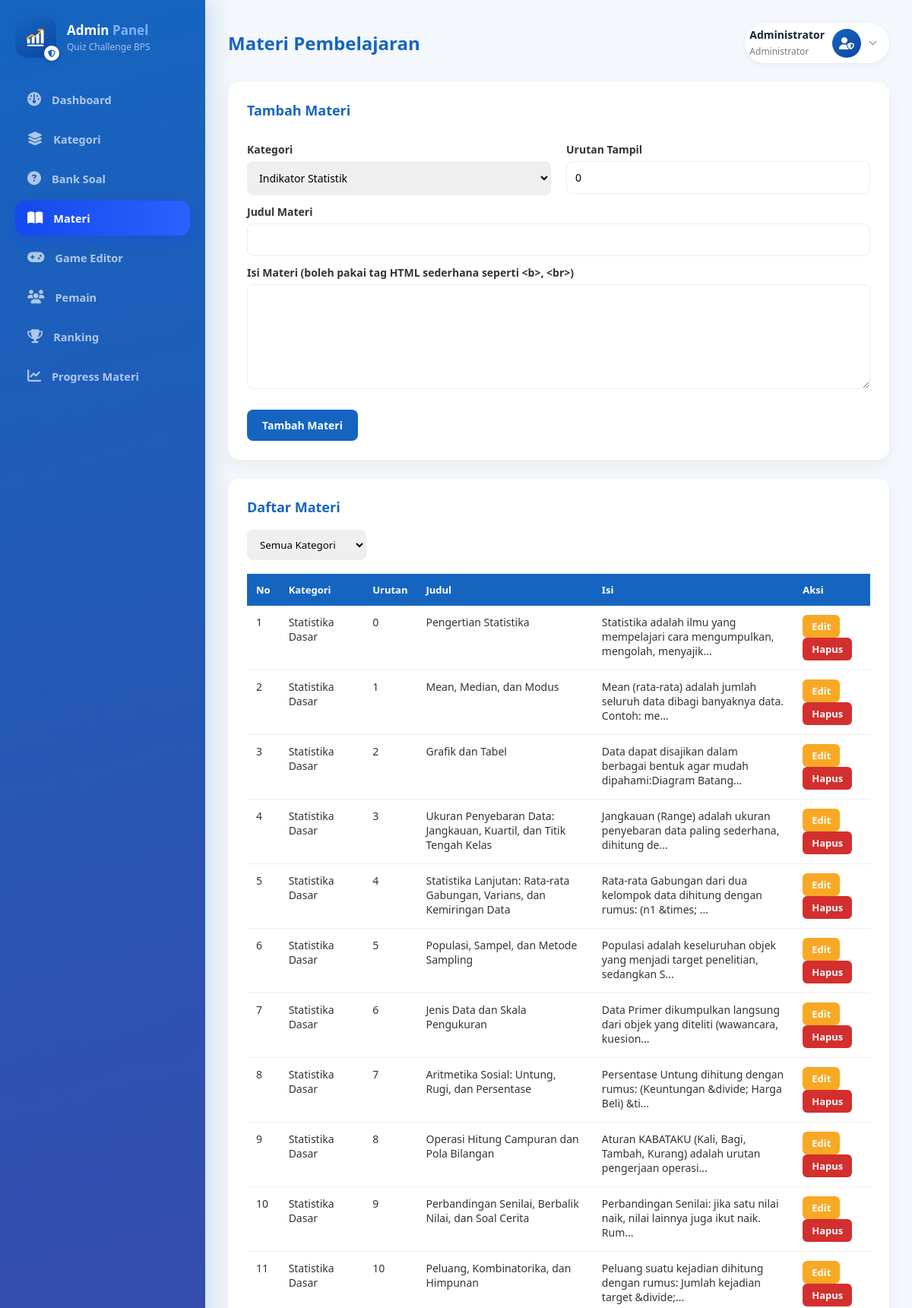
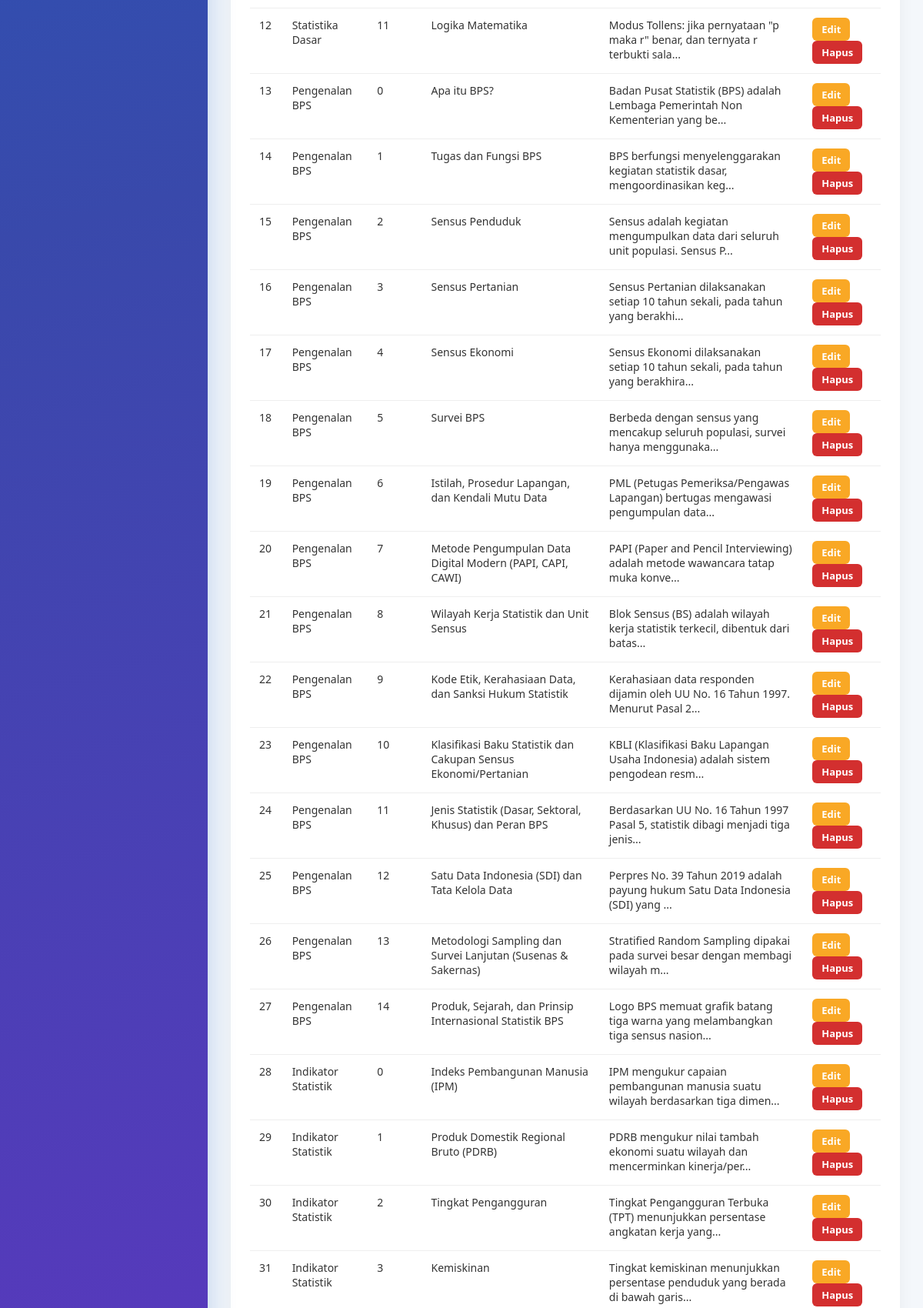
/admin/materi.php (signed in, upper part), run on the app's committed database (2 pictures, top to bottom).
### tables this page shows
CREATE TABLE `kategori` (
  `id` int NOT NULL,
  `nama` varchar(100) NOT NULL,
  `icon` varchar(100) DEFAULT NULL,
  `deskripsi` text
);

CREATE TABLE `materi` (
  `id` int NOT NULL,
  `kategori_id` int NOT NULL,
  `judul` varchar(150) NOT NULL,
  `isi` text NOT NULL,
  `durasi_menit` int NOT NULL DEFAULT '10',
  `xp` int NOT NULL DEFAULT '20',
  `urutan` int DEFAULT '0'
);

### admin/auth.php (called while the page is built, shortened)
<?php
require_once __DIR__ . "/../koneksi.php";
$admin_id = (int) $_SESSION['admin_id'];
$stmt = mysqli_prepare($conn, "SELECT * FROM admin WHERE id=?");
mysqli_stmt_bind_param($stmt, "i", $admin_id);
mysqli_stmt_execute($stmt);
$admin = mysqli_fetch_assoc(mysqli_stmt_get_result($stmt));
function e($str) {
    return htmlspecialchars((string) $str, ENT_QUOTES, 'UTF-8');
}

### admin/materi.php (the view, shortened to what this page needs)
<?php
require __DIR__ . "/auth.php";
$daftarKategoriDropdown = mysqli_query($conn, "SELECT id, nama FROM kategori ORDER BY nama");
$kategoriOptions = [];
while ($k = mysqli_fetch_assoc($daftarKategoriDropdown)) {
    $kategoriOptions[] = $k;
}
$editData = [
    'id' => 0, 'kategori_id' => $kategoriOptions[0]['id'] ?? 0,
    'judul' => '', 'isi' => '', 'urutan' => 0,
];
$filterKategori = isset($_GET['kategori']) ? (int) $_GET['kategori'] : 0;
if ($filterKategori > 0) {
    $stmt = mysqli_prepare($conn, "
        SELECT m.*, k.nama AS nama_kategori
        FROM materi m
        JOIN kategori k ON k.id = m.kategori_id
        WHERE m.kategori_id = ?
        ORDER BY m.urutan, m.id
    ");
    mysqli_stmt_bind_param($stmt, "i", $filterKategori);
    mysqli_stmt_execute($stmt);
    $daftarMateri = mysqli_stmt_get_result($stmt);
} else {
    $daftarMateri = mysqli_query($conn, "
        SELECT m.*, k.nama AS nama_kategori
        FROM materi m
        JOIN kategori k ON k.id = m.kategori_id
        ORDER BY m.kategori_id, m.urutan, m.id
    ");
}
?>
<!DOCTYPE html>
<html lang="id">
<head>
<link rel="stylesheet" href="assets/admin.css?v=<?= filemtime(__DIR__ . "/assets/admin.css"); ?>">
<link rel="stylesheet"
href="https://cdnjs.cloudflare.com/ajax/libs/font-awesome/6.5.2/css/all.min.css">
</head>
<body>
<div class="admin-container">
<?php require __DIR__ . "/partials/nav.php"; ?>
<main class="admin-content">
<div class="page-watermark">
<div class="wm-inner">
<span>BPS</span>
</div>
</div>
<div class="admin-topbar">
<h1>Materi Pembelajaran</h1>
<?php require __DIR__ . "/partials/profile_widget.php"; ?>
</div>
<div class="admin-panel">
<h2><?= $editData['id'] > 0 ? 'Edit Materi' : 'Tambah Materi'; ?></h2>
<form method="POST" class="admin-form">
<div class="admin-form-row">
<div>
<label>Kategori</label>
<select name="kategori_id" required>
<?php foreach ($kategoriOptions as $k) { ?>
<option value="<?= $k['id']; ?>" <?= $editData['kategori_id'] == $k['id'] ? 'selected' : ''; ?>><?= e($k['nama']); ?></option>
<?php } ?>
</select>
</div>
<div>
<label>Urutan Tampil</label>
<input type="number" name="urutan" value="<?= (int) $editData['urutan']; ?>" min="0">
</div>
</div>
<label>Judul Materi</label>
<input type="text" name="judul" value="<?= e($editData['judul']); ?>" required>
<label>Isi Materi (boleh pakai tag HTML sederhana seperti &lt;b&gt;, &lt;br&gt;)</label>
<textarea name="isi" rows="6" required><?= e($editData['isi']); ?></textarea>
<br><br>
<button class="btn" type="submit" name="simpan">
<?= $editData['id'] > 0 ? 'Simpan Perubahan' : 'Tambah Materi'; ?>
</button>
</form>
</div>
<div class="admin-panel">
<h2>Daftar Materi</h2>
<form method="GET" class="admin-filter">
<select name="kategori" onchange="this.form.submit()">
<option value="0">Semua Kategori</option>
</select>
</form>
<table class="admin-table">
<thead>
<tr>
<th>No</th>
<th>Kategori</th>
<th>Urutan</th>
<th>Judul</th>
<th>Isi</th>
<th>Aksi</th>
</tr>
</thead>
<tbody>
<?php if (mysqli_num_rows($daftarMateri) == 0) { ?>
<tr><td colspan="6" style="text-align:center;">Belum ada materi.</td></tr>
<?php } else { $no = 1; while ($m = mysqli_fetch_assoc($daftarMateri)) { ?>
<tr>
<td><?= $no++; ?></td>
<td><?= e($m['nama_kategori']); ?></td>
<td><?= (int) $m['urutan']; ?></td>
<td><?= e($m['judul']); ?></td>
<td><?= e(mb_strimwidth(strip_tags($m['isi']), 0, 80, '...')); ?></td>
<td>
<a class="btn btn-sm btn-edit" href="materi.php?edit=<?= $m['id']; ?>">Edit</a>
<a class="btn btn-sm btn-hapus" href="materi.php?hapus=<?= $m['id']; ?>" onclick="return confirm('Yakin hapus materi ini?')">Hapus</a>
</td>
</tr>
<?php } } ?>
</tbody>
</table>
</div>
</main>
</div>
</body>
</html>

### admin/partials/profile_widget.php (shortened to what this page needs)
<div class="admin-profile" id="adminProfileWrap">
<div class="admin-profile-info">
<h4><?= e($admin['nama']); ?></h4>
<span>Administrator</span>
</div>
<div class="admin-profile-avatar">
<i class="fa-solid fa-user-shield"></i>
</div>
<i class="fa-solid fa-chevron-down admin-profile-caret"></i>
</div>

### admin/assets/admin.css (style rules this page uses)
:root { --bg:#F4F7FB; --surface:#ffffff; --surface-alt:#F5F7FB; --text:#333333; --text-strong:#1a2438; --text-muted:#777777; --border:#eeeeee; --shadow-sm:rgba(0,0,0,.05); color-scheme:light; }
* { margin:0; padding:0; box-sizing:border-box; font-family:'Segoe UI',Poppins,sans-serif; }
body { background:var(--bg); color:var(--text); transition:background .2s ease,color .2s ease; }
a { text-decoration:none; color:inherit; }
.admin-container { display:flex; min-height:100vh; }
.admin-content { position:relative; margin-left:270px; width:calc(100% - 270px); padding:30px; }
.page-watermark { position:fixed; top:0; left:270px; right:0; bottom:0; display:flex; align-items:center; justify-content:center; overflow:hidden; pointer-events:none; z-index:-1; }
.page-watermark .wm-inner { display:flex; align-items:center; gap:18px; transform:rotate(-15deg); white-space:nowrap; opacity:.05; }
.page-watermark span { font-family:'Playfair Display',serif; font-weight:800; font-size:150px; color:#1565C0; letter-spacing:8px; }
.admin-topbar { display:flex; justify-content:space-between; align-items:center; margin-bottom:25px; }
.admin-topbar h1 { font-size:24px; color:#1565C0; }
.admin-topbar span { color:var(--text-muted); font-size:14px; }
.admin-profile { display:flex; align-items:center; gap:10px; position:relative; cursor:pointer; padding:6px 16px 6px 6px; border-radius:30px; background:var(--surface); box-shadow:0 2px 8px rgba(0,0,0,.06); }
.admin-profile-avatar { width:38px; height:38px; border-radius:50%; background:linear-gradient(135deg,#1565C0,#0D47A1); color:#fff; display:flex; align-items:center; justify-content:center; font-size:16px; flex-shrink:0; }
.admin-profile-info h4 { font-size:14px; color:var(--text-strong); }
.admin-profile-info span { font-size:12px; color:var(--text-muted); }
.admin-profile-caret { font-size:11px; color:#999; }
.admin-panel { background:var(--surface); padding:25px; border-radius:15px; box-shadow:0 8px 20px rgba(0,0,0,.05); margin-bottom:25px; }
.admin-panel h2 { color:#1565C0; margin-bottom:18px; font-size:18px; }
.admin-form label { display:block; font-weight:600; margin:12px 0 6px; font-size:14px; }
.admin-form input[type=text], .admin-form input[type=number], .admin-form input[type=password], .admin-form select, .admin-form textarea { width:100%; padding:11px; border:1px solid var(--border); border-radius:8px; font-size:14px; outline:none; }
.admin-form textarea { resize:vertical; min-height:70px; }
.admin-form-row { display:grid; grid-template-columns:1fr 1fr; gap:20px; }
.btn { display:inline-block; padding:11px 20px; background:#1565C0; color:#fff; border:none; border-radius:8px; cursor:pointer; font-size:14px; font-weight:600; transition:.2s; }
.btn-sm { padding:6px 12px; font-size:13px; border-radius:6px; }
.btn-edit { background:#F9A825; }
.btn-hapus { background:#D32F2F; }
.admin-table { width:100%; border-collapse:collapse; margin-top:10px; }
.admin-table th { background:#1565C0; color:#fff; text-align:left; padding:12px; font-size:13px; }
.admin-table td { padding:12px; border-bottom:1px solid var(--border); font-size:14px; vertical-align:top; }
.admin-filter { display:flex; gap:12px; margin-bottom:18px; flex-wrap:wrap; }
.admin-filter select { padding:9px 12px; border-radius:8px; border:1px solid var(--border); }

### data on the page
kategori: urutan "0"
materi: kategori.nama "Statistika Dasar", urutan "0", judul "Pengertian Statistika", isi "Statistika adalah ilmu yang mempelajari cara mengumpulkan, mengolah, menyajik..."
materi: kategori.nama "Statistika Dasar", urutan "1", judul "Mean, Median, dan Modus", isi "Mean (rata-rata) adalah jumlah seluruh data dibagi banyaknya data. Contoh: me..."
materi: kategori.nama "Statistika Dasar", urutan "2", judul "Grafik dan Tabel", isi "Data dapat disajikan dalam berbagai bentuk agar mudah dipahami:Diagram Batang..."
materi: kategori.nama "Statistika Dasar", urutan "3", judul "Ukuran Penyebaran Data: Jangkauan, Kuartil, dan Titik Tengah Kelas", isi "Jangkauan (Range) adalah ukuran penyebaran data paling sederhana, dihitung de..."
materi: kategori.nama "Statistika Dasar", urutan "4", judul "Statistika Lanjutan: Rata-rata Gabungan, Varians, dan Kemiringan Data", isi "Rata-rata Gabungan dari dua kelompok data dihitung dengan rumus: (n1 &times; ..."
materi: kategori.nama "Statistika Dasar", urutan "5", judul "Populasi, Sampel, dan Metode Sampling", isi "Populasi adalah keseluruhan objek yang menjadi target penelitian, sedangkan S..."
materi: kategori.nama "Statistika Dasar", urutan "6", judul "Jenis Data dan Skala Pengukuran", isi "Data Primer dikumpulkan langsung dari objek yang diteliti (wawancara, kuesion..."
materi: kategori.nama "Statistika Dasar", urutan "7", judul "Aritmetika Sosial: Untung, Rugi, dan Persentase", isi "Persentase Untung dihitung dengan rumus: (Keuntungan &divide; Harga Beli) &ti..."
materi: kategori.nama "Statistika Dasar", urutan "8", judul "Operasi Hitung Campuran dan Pola Bilangan", isi "Aturan KABATAKU (Kali, Bagi, Tambah, Kurang) adalah urutan pengerjaan operasi..."
materi: kategori.nama "Statistika Dasar", urutan "9", judul "Perbandingan Senilai, Berbalik Nilai, dan Soal Cerita", isi "Perbandingan Senilai: jika satu nilai naik, nilai lainnya juga ikut naik. Rum..."
materi: kategori.nama "Statistika Dasar", urutan "10", judul "Peluang, Kombinatorika, dan Himpunan", isi "Peluang suatu kejadian dihitung dengan rumus: Jumlah kejadian target &divide;..."
materi: kategori.nama "Statistika Dasar", urutan "11", judul "Logika Matematika", isi "Modus Tollens: jika pernyataan \"p maka r\" benar, dan ternyata r terbukti sala..."
materi: kategori.nama "Pengenalan BPS", urutan "0", judul "Apa itu BPS?", isi "Badan Pusat Statistik (BPS) adalah Lembaga Pemerintah Non Kementerian yang be..."
materi: kategori.nama "Pengenalan BPS", urutan "1", judul "Tugas dan Fungsi BPS", isi "BPS berfungsi menyelenggarakan kegiatan statistik dasar, mengoordinasikan keg..."
materi: kategori.nama "Pengenalan BPS", urutan "2", judul "Sensus Penduduk", isi "Sensus adalah kegiatan mengumpulkan data dari seluruh unit populasi. Sensus P..."
materi: kategori.nama "Pengenalan BPS", urutan "3", judul "Sensus Pertanian", isi "Sensus Pertanian dilaksanakan setiap 10 tahun sekali, pada tahun yang berakhi..."
materi: kategori.nama "Pengenalan BPS", urutan "4", judul "Sensus Ekonomi", isi "Sensus Ekonomi dilaksanakan setiap 10 tahun sekali, pada tahun yang berakhira..."
materi: kategori.nama "Pengenalan BPS", urutan "5", judul "Survei BPS", isi "Berbeda dengan sensus yang mencakup seluruh populasi, survei hanya menggunaka..."
materi: kategori.nama "Pengenalan BPS", urutan "6", judul "Istilah, Prosedur Lapangan, dan Kendali Mutu Data", isi "PML (Petugas Pemeriksa/Pengawas Lapangan) bertugas mengawasi pengumpulan data..."
materi: kategori.nama "Pengenalan BPS", urutan "7", judul "Metode Pengumpulan Data Digital Modern (PAPI, CAPI, CAWI)", isi "PAPI (Paper and Pencil Interviewing) adalah metode wawancara tatap muka konve..."
materi: kategori.nama "Pengenalan BPS", urutan "8", judul "Wilayah Kerja Statistik dan Unit Sensus", isi "Blok Sensus (BS) adalah wilayah kerja statistik terkecil, dibentuk dari batas..."
materi: kategori.nama "Pengenalan BPS", urutan "9", judul "Kode Etik, Kerahasiaan Data, dan Sanksi Hukum Statistik", isi "Kerahasiaan data responden dijamin oleh UU No. 16 Tahun 1997. Menurut Pasal 2..."
materi: kategori.nama "Pengenalan BPS", urutan "10", judul "Klasifikasi Baku Statistik dan Cakupan Sensus Ekonomi/Pertanian", isi "KBLI (Klasifikasi Baku Lapangan Usaha Indonesia) adalah sistem pengodean resm..."
materi: kategori.nama "Pengenalan BPS", urutan "11", judul "Jenis Statistik (Dasar, Sektoral, Khusus) dan Peran BPS", isi "Berdasarkan UU No. 16 Tahun 1997 Pasal 5, statistik dibagi menjadi tiga jenis..."
materi: kategori.nama "Pengenalan BPS", urutan "12", judul "Satu Data Indonesia (SDI) dan Tata Kelola Data", isi "Perpres No. 39 Tahun 2019 adalah payung hukum Satu Data Indonesia (SDI) yang ..."
materi: kategori.nama "Pengenalan BPS", urutan "13", judul "Metodologi Sampling dan Survei Lanjutan (Susenas & Sakernas)", isi "Stratified Random Sampling dipakai pada survei besar dengan membagi wilayah m..."
materi: kategori.nama "Pengenalan BPS", urutan "14", judul "Produk, Sejarah, dan Prinsip Internasional Statistik BPS", isi "Logo BPS memuat grafik batang tiga warna yang melambangkan tiga sensus nasion..."
materi: kategori.nama "Indikator Statistik", urutan "0", judul "Indeks Pembangunan Manusia (IPM)", isi "IPM mengukur capaian pembangunan manusia suatu wilayah berdasarkan tiga dimen..."
materi: kategori.nama "Indikator Statistik", urutan "1", judul "Produk Domestik Regional Bruto (PDRB)", isi "PDRB mengukur nilai tambah ekonomi suatu wilayah dan mencerminkan kinerja/per..."
materi: kategori.nama "Indikator Statistik", urutan "2", judul "Tingkat Pengangguran", isi "Tingkat Pengangguran Terbuka (TPT) menunjukkan persentase angkatan kerja yang..."
materi: kategori.nama "Indikator Statistik", urutan "3", judul "Kemiskinan", isi "Tingkat kemiskinan menunjukkan persentase penduduk yang berada di bawah garis..."

### other printed values
$admin['nama'] "Administrator"
form field kategori_id "Indikator Statistik"
